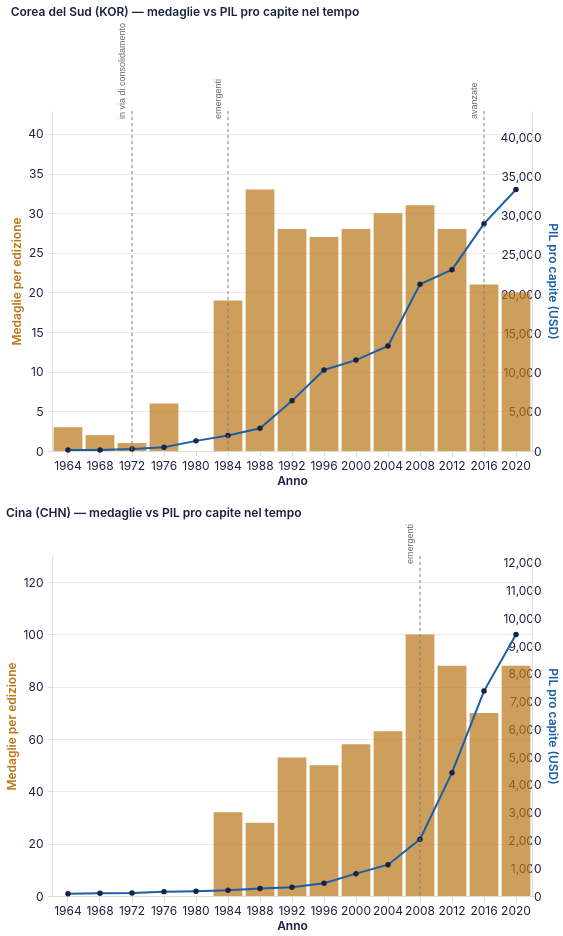

Vega-Lite specification for this chart:
### Vega-Lite specification from a JSON file in a GitHub repository (floating-point values rounded to 4 significant figures)
{"$schema": "https://vega.github.io/schema/vega-lite/v5.20.1.json", "config": {"arc": {"fill": "#1b2140"}, "area": {"fill": "#1b2140", "fillOpacity": 0.15, "line": true}, "axis": {"domainColor": "#e2ddd4", "grid": true, "gridColor": "#e2ddd4", "gridWidth": 0.6, "labelAngle": 0, "labelColor": "#1b2140", "labelFont": "Inter, system-ui, -apple-system, BlinkMacSystemFont, 'Segoe UI', Roboto, sans-serif", "labelFontSize": 12, "labelFontWeight": 400, "labelPadding": 4, "tickColor": "#e2ddd4", "tickSize": 5, "titleColor": "#1b2140", "titleFont": "Inter, system-ui, -apple-system, BlinkMacSystemFont, 'Segoe UI', Roboto, sans-serif", "titleFontSize": 12, "titleFontWeight": 600}, "axisBand": {"grid": false}, "background": "transparent", "bar": {"fill": "#1b2140"}, "legend": {"labelColor": "#1b2140", "labelFont": "Inter, system-ui, -apple-system, BlinkMacSystemFont, 'Segoe UI', Roboto, sans-serif", "labelFontSize": 11, "padding": 4, "symbolType": "circle", "titleColor": "#1b2140", "titleFont": "Inter, system-ui, -apple-system, BlinkMacSystemFont, 'Segoe UI', Roboto, sans-serif", "titleFontSize": 12}, "line": {"stroke": "#1b2140", "strokeWidth": 2}, "mark": {"color": "#1b2140"}, "path": {"stroke": "#1b2140"}, "point": {"fill": "#1b2140", "filled": true}, "range": {"category": ["#1b2140", "#ff8009", "#9a0641", "#ffe34a", "#e7b6af", "#0088b0", "#e03830"]}, "rect": {"fill": "#1b2140"}, "shape": {"stroke": "#1b2140"}, "symbol": {"fill": "#1b2140"}, "title": {"anchor": "start", "color": "#1b2140", "font": "Inter, system-ui, -apple-system, BlinkMacSystemFont, 'Segoe UI', Roboto, sans-serif", "fontSize": 12, "fontWeight": 600, "subtitleColor": "#1b2140", "subtitleFont": "Inter, system-ui, -apple-system, BlinkMacSystemFont, 'Segoe UI', Roboto, sans-serif"}, "view": {"continuousHeight": 300, "continuousWidth": 400, "fill": null, "stroke": null}}, "datasets": {"data-0a9d4b351629395db7c48ed780c6c8c3": [{"cluster_dynamic": "Economie in via di consolidamento", "cluster_rank": 1, "country": "Republic of Korea", "gdp_per_capita": 257.9, "infant_mortality": 46.98, "life_expectancy": 61.8, "noc_ioc": "KOR", "primary_school_enrollment": null, "urbanization_pct": 39.57, "year": 1972}, {"cluster_dynamic": "Economie emergenti", "cluster_rank": 2, "country": "Republic of Korea", "gdp_per_capita": 1985.0, "infant_mortality": 25.18, "life_expectancy": 66.81, "noc_ioc": "KOR", "primary_school_enrollment": null, "urbanization_pct": 59.12, "year": 1984}, {"cluster_dynamic": "Economie avanzate", "cluster_rank": 3, "country": "Republic of Korea", "gdp_per_capita": 28970.0, "infant_mortality": 2.975, "life_expectancy": 81.46, "noc_ioc": "KOR", "primary_school_enrollment": 100.2, "urbanization_pct": 81.78, "year": 2016}], "data-5f96c19176276c04d102d00a1098e0e6": [{"cluster_dynamic": "Economie emergenti", "cluster_rank": 2, "country": "People's Republic of China", "gdp_per_capita": 2043.0, "infant_mortality": 18.62, "life_expectancy": 74.25, "noc_ioc": "CHN", "primary_school_enrollment": 105.3, "urbanization_pct": 43.75, "year": 2008}], "data-611935df8826a92d1bb09743d754fd1d": [{"NOC": "KOR", "Year": 1964, "medals": 3}, {"NOC": "KOR", "Year": 1968, "medals": 2}, {"NOC": "KOR", "Year": 1972, "medals": 1}, {"NOC": "KOR", "Year": 1976, "medals": 6}, {"NOC": "KOR", "Year": 1984, "medals": 19}, {"NOC": "KOR", "Year": 1988, "medals": 33}, {"NOC": "KOR", "Year": 1992, "medals": 28}, {"NOC": "KOR", "Year": 1996, "medals": 27}, {"NOC": "KOR", "Year": 2000, "medals": 28}, {"NOC": "KOR", "Year": 2004, "medals": 30}, {"NOC": "KOR", "Year": 2008, "medals": 31}, {"NOC": "KOR", "Year": 2012, "medals": 28}, {"NOC": "KOR", "Year": 2016, "medals": 21}, {"NOC": "KOR", "Year": 2020, "medals": 20}], "data-b2a9733e91adfd60e574792bbe4a8e19": [{"NOC": "CHN", "Year": 1984, "medals": 32}, {"NOC": "CHN", "Year": 1988, "medals": 28}, {"NOC": "CHN", "Year": 1992, "medals": 53}, {"NOC": "CHN", "Year": 1996, "medals": 50}, {"NOC": "CHN", "Year": 2000, "medals": 58}, {"NOC": "CHN", "Year": 2004, "medals": 63}, {"NOC": "CHN", "Year": 2008, "medals": 100}, {"NOC": "CHN", "Year": 2012, "medals": 88}, {"NOC": "CHN", "Year": 2016, "medals": 70}, {"NOC": "CHN", "Year": 2020, "medals": 88}], "data-ec95f6cb2cbdf6921013fd917d25c472": [{"cluster_dynamic": "Economie vulnerabili", "cluster_rank": 0, "country": "Republic of Korea", "gdp_per_capita": 126.7, "infant_mortality": 70.65, "life_expectancy": 54.59, "noc_ioc": "KOR", "primary_school_enrollment": null, "urbanization_pct": 28.86, "year": 1964}, {"cluster_dynamic": "Economie vulnerabili", "cluster_rank": 0, "country": "Republic of Korea", "gdp_per_capita": 132.6, "infant_mortality": 59.85, "life_expectancy": 56.93, "noc_ioc": "KOR", "primary_school_enrollment": null, "urbanization_pct": 32.65, "year": 1968}, {"cluster_dynamic": "Economie in via di consolidamento", "cluster_rank": 1, "country": "Republic of Korea", "gdp_per_capita": 257.9, "infant_mortality": 46.98, "life_expectancy": 61.8, "noc_ioc": "KOR", "primary_school_enrollment": null, "urbanization_pct": 39.57, "year": 1972}, {"cluster_dynamic": "Economie in via di consolidamento", "cluster_rank": 1, "country": "Republic of Korea", "gdp_per_capita": 485.0, "infant_mortality": 37.42, "life_expectancy": 63.59, "noc_ioc": "KOR", "primary_school_enrollment": null, "urbanization_pct": 45.85, "year": 1976}, {"cluster_dynamic": "Economie in via di consolidamento", "cluster_rank": 1, "country": "Republic of Korea", "gdp_per_capita": 1291.0, "infant_mortality": 31.55, "life_expectancy": 65.04, "noc_ioc": "KOR", "primary_school_enrollment": null, "urbanization_pct": 52.22, "year": 1980}, {"cluster_dynamic": "Economie emergenti", "cluster_rank": 2, "country": "Republic of Korea", "gdp_per_capita": 1985.0, "infant_mortality": 25.18, "life_expectancy": 66.81, "noc_ioc": "KOR", "primary_school_enrollment": null, "urbanization_pct": 59.12, "year": 1984}, {"cluster_dynamic": "Economie emergenti", "cluster_rank": 2, "country": "Republic of Korea", "gdp_per_capita": 2895.0, "infant_mortality": 18.1, "life_expectancy": 69.11, "noc_ioc": "KOR", "primary_school_enrollment": null, "urbanization_pct": 65.77, "year": 1988}, {"cluster_dynamic": "Economie emergenti", "cluster_rank": 2, "country": "Republic of Korea", "gdp_per_capita": 6391.0, "infant_mortality": 12.62, "life_expectancy": 71.31, "noc_ioc": "KOR", "primary_school_enrollment": null, "urbanization_pct": 73.05, "year": 1992}, {"cluster_dynamic": "Economie emergenti", "cluster_rank": 2, "country": "Republic of Korea", "gdp_per_capita": 10330.0, "infant_mortality": 9.1, "life_expectancy": 73.15, "noc_ioc": "KOR", "primary_school_enrollment": null, "urbanization_pct": 77.39, "year": 1996}, {"cluster_dynamic": "Economie emergenti", "cluster_rank": 2, "country": "Republic of Korea", "gdp_per_capita": 11580.0, "infant_mortality": 6.775, "life_expectancy": 74.79, "noc_ioc": "KOR", "primary_school_enrollment": null, "urbanization_pct": 79.07, "year": 2000}, {"cluster_dynamic": "Economie emergenti", "cluster_rank": 2, "country": "Republic of Korea", "gdp_per_capita": 13390.0, "infant_mortality": 5.35, "life_expectancy": 76.58, "noc_ioc": "KOR", "primary_school_enrollment": 99.18, "urbanization_pct": 80.11, "year": 2004}, {"cluster_dynamic": "Economie emergenti", "cluster_rank": 2, "country": "Republic of Korea", "gdp_per_capita": 21240.0, "infant_mortality": 4.225, "life_expectancy": 78.41, "noc_ioc": "KOR", "primary_school_enrollment": 100.4, "urbanization_pct": 81.44, "year": 2008}, {"cluster_dynamic": "Economie emergenti", "cluster_rank": 2, "country": "Republic of Korea", "gdp_per_capita": 23110.0, "infant_mortality": 3.375, "life_expectancy": 80.04, "noc_ioc": "KOR", "primary_school_enrollment": 101.0, "urbanization_pct": 81.92, "year": 2012}, {"cluster_dynamic": "Economie avanzate", "cluster_rank": 3, "country": "Republic of Korea", "gdp_per_capita": 28970.0, "infant_mortality": 2.975, "life_expectancy": 81.46, "noc_ioc": "KOR", "primary_school_enrollment": 100.2, "urbanization_pct": 81.78, "year": 2016}, {"cluster_dynamic": "Economie avanzate", "cluster_rank": 3, "country": "Republic of Korea", "gdp_per_capita": 33330.0, "infant_mortality": 2.675, "life_expectancy": 82.69, "noc_ioc": "KOR", "primary_school_enrollment": 99.16, "urbanization_pct": 81.42, "year": 2020}], "data-f3a8a7999269922ad58208b3a681d90e": [{"cluster_dynamic": "Economie in via di consolidamento", "cluster_rank": 1, "country": "People's Republic of China", "gdp_per_capita": 77.8, "infant_mortality": null, "life_expectancy": 44.05, "noc_ioc": "CHN", "primary_school_enrollment": null, "urbanization_pct": 18.3, "year": 1964}, {"cluster_dynamic": "Economie in via di consolidamento", "cluster_rank": 1, "country": "People's Republic of China", "gdp_per_capita": 96.4, "infant_mortality": null, "life_expectancy": 53.35, "noc_ioc": "CHN", "primary_school_enrollment": null, "urbanization_pct": 17.97, "year": 1968}, {"cluster_dynamic": "Economie in via di consolidamento", "cluster_rank": 1, "country": "People's Republic of China", "gdp_per_capita": 106.0, "infant_mortality": 84.63, "life_expectancy": 56.43, "noc_ioc": "CHN", "primary_school_enrollment": 116.6, "urbanization_pct": 17.44, "year": 1972}, {"cluster_dynamic": "Economie in via di consolidamento", "cluster_rank": 1, "country": "People's Republic of China", "gdp_per_capita": 157.1, "infant_mortality": 70.62, "life_expectancy": 59.82, "noc_ioc": "CHN", "primary_school_enrollment": 108.6, "urbanization_pct": 17.21, "year": 1976}, {"cluster_dynamic": "Economie in via di consolidamento", "cluster_rank": 1, "country": "People's Republic of China", "gdp_per_capita": 173.1, "infant_mortality": 55.9, "life_expectancy": 62.62, "noc_ioc": "CHN", "primary_school_enrollment": 113.6, "urbanization_pct": 17.97, "year": 1980}, {"cluster_dynamic": "Economie in via di consolidamento", "cluster_rank": 1, "country": "People's Republic of China", "gdp_per_capita": 205.5, "infant_mortality": 46.27, "life_expectancy": 65.0, "noc_ioc": "CHN", "primary_school_enrollment": 111.7, "urbanization_pct": 20.43, "year": 1984}, {"cluster_dynamic": "Economie in via di consolidamento", "cluster_rank": 1, "country": "People's Republic of China", "gdp_per_capita": 270.2, "infant_mortality": 43.17, "life_expectancy": 66.71, "noc_ioc": "CHN", "primary_school_enrollment": 127.1, "urbanization_pct": 24.14, "year": 1988}, {"cluster_dynamic": "Economie in via di consolidamento", "cluster_rank": 1, "country": "People's Republic of China", "gdp_per_capita": 312.0, "infant_mortality": 43.23, "life_expectancy": 68.08, "noc_ioc": "CHN", "primary_school_enrollment": 124.4, "urbanization_pct": 26.29, "year": 1992}, {"cluster_dynamic": "Economie in via di consolidamento", "cluster_rank": 1, "country": "People's Republic of China", "gdp_per_capita": 458.8, "infant_mortality": 40.6, "life_expectancy": 69.69, "noc_ioc": "CHN", "primary_school_enrollment": 112.6, "urbanization_pct": 28.25, "year": 1996}, {"cluster_dynamic": "Economie in via di consolidamento", "cluster_rank": 1, "country": "People's Republic of China", "gdp_per_capita": 804.1, "infant_mortality": 34.6, "life_expectancy": 71.4, "noc_ioc": "CHN", "primary_school_enrollment": 110.2, "urbanization_pct": 32.63, "year": 2000}, {"cluster_dynamic": "Economie in via di consolidamento", "cluster_rank": 1, "country": "People's Republic of China", "gdp_per_capita": 1126.0, "infant_mortality": 26.68, "life_expectancy": 72.85, "noc_ioc": "CHN", "primary_school_enrollment": 115.7, "urbanization_pct": 38.43, "year": 2004}, {"cluster_dynamic": "Economie emergenti", "cluster_rank": 2, "country": "People's Republic of China", "gdp_per_capita": 2043.0, "infant_mortality": 18.62, "life_expectancy": 74.25, "noc_ioc": "CHN", "primary_school_enrollment": 105.3, "urbanization_pct": 43.75, "year": 2008}, {"cluster_dynamic": "Economie emergenti", "cluster_rank": 2, "country": "People's Republic of China", "gdp_per_capita": 4439.0, "infant_mortality": 13.03, "life_expectancy": 75.43, "noc_ioc": "CHN", "primary_school_enrollment": 104.8, "urbanization_pct": 49.1, "year": 2012}, {"cluster_dynamic": "Economie emergenti", "cluster_rank": 2, "country": "People's Republic of China", "gdp_per_capita": 7377.0, "infant_mortality": 9.325, "life_expectancy": 76.59, "noc_ioc": "CHN", "primary_school_enrollment": 99.41, "urbanization_pct": 55.17, "year": 2016}, {"cluster_dynamic": "Economie emergenti", "cluster_rank": 2, "country": "People's Republic of China", "gdp_per_capita": 9416.0, "infant_mortality": 6.75, "life_expectancy": 77.52, "noc_ioc": "CHN", "primary_school_enrollment": 97.51, "urbanization_pct": 60.82, "year": 2020}]}, "params": [{"bind": "scales", "name": "param_23", "select": {"encodings": ["x", "y"], "type": "interval"}, "views": ["view_46", "view_47"]}], "vconcat": [{"height": 340, "layer": [{"data": {"name": "data-611935df8826a92d1bb09743d754fd1d"}, "encoding": {"tooltip": [{"field": "Year", "title": "Anno", "type": "ordinal"}, {"field": "medals", "title": "Medaglie", "type": "quantitative"}], "x": {"field": "Year", "title": "Anno", "type": "ordinal"}, "y": {"axis": {"titleColor": "#BA7517"}, "field": "medals", "scale": {"domain": [0, 42.9]}, "title": "Medaglie per edizione", "type": "quantitative"}}, "mark": {"color": "#BA7517", "opacity": 0.7, "type": "bar"}, "name": "view_46"}, {"data": {"name": "data-ec95f6cb2cbdf6921013fd917d25c472"}, "encoding": {"tooltip": [{"field": "year", "title": "Anno", "type": "ordinal"}, {"field": "gdp_per_capita", "format": ",.0f", "title": "PIL pro capite (USD)", "type": "quantitative"}, {"field": "cluster_dynamic", "title": "Cluster", "type": "nominal"}], "x": {"field": "year", "title": "Anno", "type": "ordinal"}, "y": {"axis": {"titleColor": "#185FA5"}, "field": "gdp_per_capita", "scale": {"domain": [0, 43330.0]}, "title": "PIL pro capite (USD)", "type": "quantitative"}}, "mark": {"color": "#185FA5", "point": true, "type": "line"}}, {"data": {"name": "data-0a9d4b351629395db7c48ed780c6c8c3"}, "encoding": {"x": {"field": "year", "type": "ordinal"}}, "mark": {"color": "gray", "strokeDash": [3, 3], "type": "rule"}}, {"data": {"name": "data-0a9d4b351629395db7c48ed780c6c8c3"}, "encoding": {"text": {"field": "cluster_short", "type": "nominal"}, "x": {"field": "year", "type": "ordinal"}, "y": {"value": 8}}, "mark": {"align": "left", "angle": 270, "baseline": "line-bottom", "color": "dimgray", "dy": -4, "fontSize": 9, "type": "text"}, "transform": [{"as": "cluster_short", "calculate": "replace(datum.cluster_dynamic, 'Economie ', '')"}]}], "resolve": {"scale": {"y": "independent"}}, "title": "Corea del Sud (KOR) — medaglie vs PIL pro capite nel tempo", "width": 480}, {"height": 340, "layer": [{"data": {"name": "data-b2a9733e91adfd60e574792bbe4a8e19"}, "encoding": {"tooltip": [{"field": "Year", "title": "Anno", "type": "ordinal"}, {"field": "medals", "title": "Medaglie", "type": "quantitative"}], "x": {"field": "Year", "title": "Anno", "type": "ordinal"}, "y": {"axis": {"titleColor": "#BA7517"}, "field": "medals", "scale": {"domain": [0, 130.0]}, "title": "Medaglie per edizione", "type": "quantitative"}}, "mark": {"color": "#BA7517", "opacity": 0.7, "type": "bar"}, "name": "view_47"}, {"data": {"name": "data-f3a8a7999269922ad58208b3a681d90e"}, "encoding": {"tooltip": [{"field": "year", "title": "Anno", "type": "ordinal"}, {"field": "gdp_per_capita", "format": ",.0f", "title": "PIL pro capite (USD)", "type": "quantitative"}, {"field": "cluster_dynamic", "title": "Cluster", "type": "nominal"}], "x": {"field": "year", "title": "Anno", "type": "ordinal"}, "y": {"axis": {"titleColor": "#185FA5"}, "field": "gdp_per_capita", "scale": {"domain": [0, 12240.0]}, "title": "PIL pro capite (USD)", "type": "quantitative"}}, "mark": {"color": "#185FA5", "point": true, "type": "line"}}, {"data": {"name": "data-5f96c19176276c04d102d00a1098e0e6"}, "encoding": {"x": {"field": "year", "type": "ordinal"}}, "mark": {"color": "gray", "strokeDash": [3, 3], "type": "rule"}}, {"data": {"name": "data-5f96c19176276c04d102d00a1098e0e6"}, "encoding": {"text": {"field": "cluster_short", "type": "nominal"}, "x": {"field": "year", "type": "ordinal"}, "y": {"value": 8}}, "mark": {"align": "left", "angle": 270, "baseline": "line-bottom", "color": "dimgray", "dy": -4, "fontSize": 9, "type": "text"}, "transform": [{"as": "cluster_short", "calculate": "replace(datum.cluster_dynamic, 'Economie ', '')"}]}], "resolve": {"scale": {"y": "independent"}}, "title": "Cina (CHN) — medaglie vs PIL pro capite nel tempo", "width": 480}]}
